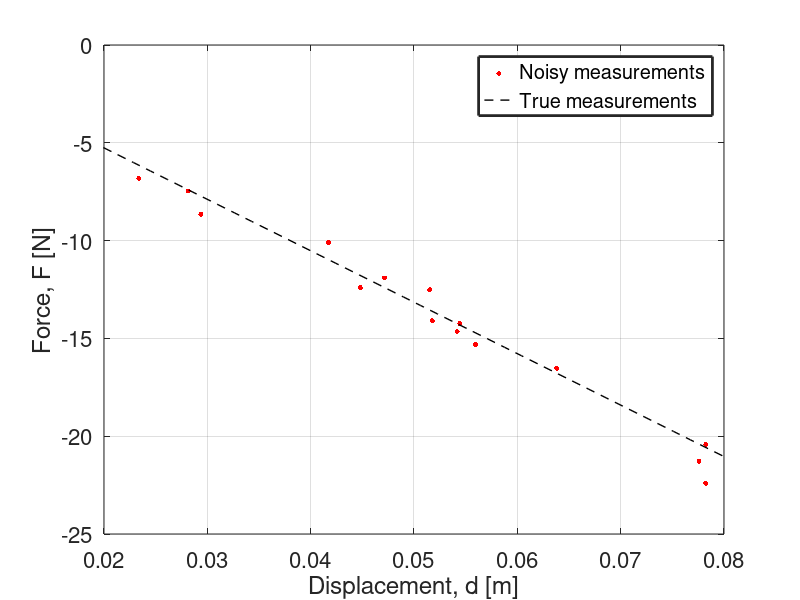

Reproduce this figure in MATLAB. (Note: this script raises an error after producing the figure.)
%% Toy problem: 1D Linear Static Spring-Mass system
%
%%%%%%%%%%%%%%%%%%%%%%%%%%%%%%%%%%%%%%%%%%%%%%%%%%%%%%%%%%%%%%%%%%%%%%%%%%%
% 
% Problem: We have a simple linear static spring-mass system whose spring 
% has a constant stiffness, k. With a known displacement, we want to
% estimate k using Online Bayesian Model Updating where we have
% measurements obtained at different time-steps.
%
% True value of k = 263 N/m 
% (This is the spring constant for those used in pens) 
%
% In this online Bayesian Model Updating problem,we assume we have a stream
% of measurements coming at every arbitrary time-step. This stream of
% consists of 15 inidividual measurements whereby one measurement is 
% obtained at each time-step. This code demonstrates not only the 
% Sequential Bayesian Model Updating with every time-step for each
% measurement, but also illustrates how the posterior for each epistemic
% parameter changes with increased measurements. 
%
% Here, Bayesian Model Updating is performed via SEMC sampler and the 
% results at each iteration will be compared against that of TMCMC sampler.
%
%%%%%%%%%%%%%%%%%%%%%%%%%%%%%%%%%%%%%%%%%%%%%%%%%%%%%%%%%%%%%%%%%%%%%%%%%%%

%% 1) Defining the variables:

Nmeasurements = 15;
displacement = unifrnd(0.02,0.08,Nmeasurements,1);        % displacement [m]
displacement = sort(displacement);                        % sort displacement in ascending order
stiffness = 263;                                          % True value of k [N/m] 

%% 2) Defining the model:

model = @(k,d) - k.*d;

noise_sd = 1;
measurements = model(stiffness,displacement) + noise_sd*randn(Nmeasurements ,1);

% To plot the measurements:
figure;
hold on; box on; grid on;
scatter(displacement, measurements, 13, 'r', 'filled')
disp = linspace(0.0,0.08,50);
plot(disp, model(stiffness,disp), 'k --', 'LineWidth', 1)
legend('Noisy measurements','True measurements','LineWidth',2)
xlim([0.02 0.08])
xlabel('Displacement, d [m]')
ylabel('Force, F [N]')
set(gca, 'Fontsize', 16)

%% Define the Prior distribution:

prior_k = @(x) unifpdf(x,1,1000);       % Defining the Prior distribution for k.
prior_sigma = @(x) unifpdf(x,1e-05,2);  % Defining the Prior distribution for sigma.
prior_pdf = @(x) prior_k(x(:,1)).*prior_sigma(x(:,2));

% To draw random samples from the Prior:
prior_rnd = @(N) [unifrnd(1,1000,N,1), unifrnd(1e-05,2,N,1)]; 

%% Define the likelihood function cell array
% This is to indicate measurements obtained separately at different
% time-step.

time_step = 15;

% To create array of Likelihood functions:
logL = cell(time_step,1);
for i = 1:time_step
    
logL{i} = @(x) - 0.5 .* (1./x(:,2)).^2 .*(measurements(i) - model(x(:,1),displacement(i)))' *...
                                         (measurements(i) - model(x(:,1),displacement(i))) -...
                                          log(sqrt(2*pi).*x(:,2)); 
end

%% Perform Online Sequential Bayesian Updating:

% Initialise:
Nsamples = 1000;
step_size = 2;

% Start SEMC sampler:
tic;
SEMC = SEMCsampler('nsamples',Nsamples,'loglikelihoods',logL,...
                   'priorpdf',prior_pdf,'priorrnd',prior_rnd,...
                   'burnin',0,'stepsize',step_size);
semc_allsamples = SEMC.allsamples;
timeSEMC = toc;
fprintf('Time elapsed is for the SEMC sampler: %f \n',timeSEMC)

%% Perform Offline Bayesian Updating via TMCMC:

for i = 1:time_step
    
fprintf('Commence Offline BMU iteration t = %d \n', i)

logl = @(x) - 0.5 .* (1./x(:,2)).^2 .*(measurements(1:i) - model(x(:,1),displacement(1:i)))' *...
                                      (measurements(1:i) - model(x(:,1),displacement(1:i))) -...
                                       size(measurements(1:i),1).*log(sqrt(2*pi).*x(:,2)); 
                                   
% Start TMCMC sampler:
tic;
TMCMC{i} = TMCMCsampler('nsamples',Nsamples,'loglikelihood',logl,...
                   'priorpdf',prior_pdf,'priorrnd',prior_rnd,...
                   'burnin',0);
tmcmc_allsamples(:,:,i) = TMCMC{i}.samples;
timeTMCMC(i) = toc;
fprintf('Time elapsed is for the TMCMC sampler: %f \n',timeTMCMC(i))                                  

end

%% Analysis of samples:

% Analysis of samples from SEMC sampler:
posterior_mean_semc = zeros(time_step,size(semc_allsamples,2));
posterior_std_semc = zeros(time_step,size(semc_allsamples,2));
posterior_bounds_k_semc = zeros(time_step,2);
posterior_bounds_sigma_semc = zeros(time_step,2);

for idx = 1:time_step
posterior_mean_semc(idx,1) = mean(semc_allsamples(:,1,idx+1));
posterior_mean_semc(idx,2) = mean(semc_allsamples(:,2,idx+1));

posterior_std_semc(idx,1) = std(semc_allsamples(:,1,idx+1));
posterior_std_semc(idx,2) = std(semc_allsamples(:,2,idx+1));

posterior_bounds_k_semc(idx,:) = prctile(semc_allsamples(:,1,idx+1), [5, 95]);
posterior_bounds_sigma_semc(idx,:) = prctile(semc_allsamples(:,2,idx+1), [5, 95]);
end
posterior_cov_semc = (posterior_std_semc./posterior_mean_semc).*100;

% Analysis of samples from SEMC sampler:
posterior_mean_tmcmc = zeros(time_step,size(tmcmc_allsamples,2));
posterior_std_tmcmc = zeros(time_step,size(tmcmc_allsamples,2));
posterior_bounds_k_tmcmc = zeros(time_step,2);
posterior_bounds_sigma_tmcmc = zeros(time_step,2);

for idx = 1:time_step
posterior_mean_tmcmc(idx,1) = mean(tmcmc_allsamples(:,1,idx));
posterior_mean_tmcmc(idx,2) = mean(tmcmc_allsamples(:,2,idx));

posterior_std_tmcmc(idx,1) = std(tmcmc_allsamples(:,1,idx));
posterior_std_tmcmc(idx,2) = std(tmcmc_allsamples(:,2,idx));

posterior_bounds_k_tmcmc(idx,:) = prctile(tmcmc_allsamples(:,1,idx), [5, 95]);
posterior_bounds_sigma_tmcmc(idx,:) = prctile(tmcmc_allsamples(:,2,idx), [5, 95]);
end
posterior_cov_tmcmc = (posterior_std_tmcmc./posterior_mean_tmcmc).*100;

%% Analysis of the model updating:

% Least squares estimation of k:
least_squares = abs(displacement\measurements);

% To plot the estimates of k and sigma wih the theoretical values:
figure;
subplot(1,2,1)
hold on; grid on; box on;
plot([0 size(posterior_mean_semc,1)+1], [stiffness stiffness], 'k--', 'linewidth', 1.5)
plot([0 size(posterior_mean_semc,1)+1], [least_squares least_squares], 'g--', 'linewidth', 1.5)
y_neg_a1 = abs(posterior_mean_tmcmc(:,1) - posterior_bounds_k_tmcmc(:,1)); % error in the negative y-direction
y_pos_a1 = abs(posterior_mean_tmcmc(:,1) - posterior_bounds_k_tmcmc(:,2)); % error in the positive y-direction
errorbar((1:size(posterior_mean_tmcmc,1))', posterior_mean_tmcmc(:,1), y_neg_a1, y_pos_a1, '-s','MarkerSize',5,...
    'MarkerEdgeColor','blue','MarkerFaceColor','blue', 'linewidth',1);
y_neg_a2 = abs(posterior_mean_semc(:,1) - posterior_bounds_k_semc(:,1)); % error in the negative y-direction
y_pos_a2 = abs(posterior_mean_semc(:,1) - posterior_bounds_k_semc(:,2)); % error in the positive y-direction
errorbar((1:size(posterior_mean_semc,1))', posterior_mean_semc(:,1), y_neg_a2, y_pos_a2, '-s','MarkerSize',5,...
    'MarkerEdgeColor','red','MarkerFaceColor','red', 'linewidth',1);
legend('True value', 'Least squares estimate', 'TMCMC estimated values', 'SEMC estimated values', 'linewidth', 2)
xlim([0 16])
xlabel('Iteration, j')
ylabel('Stiffness, k [N/m]')
set(gca, 'fontsize', 18)

subplot(1,2,2)
hold on; grid on; box on;
plot([0 size(posterior_mean_semc,1)+1], [noise_sd noise_sd], 'k--', 'linewidth', 1.5)
y_neg_b1 = abs(posterior_mean_tmcmc(:,2) - posterior_bounds_sigma_tmcmc(:,1)); % error in the negative y-direction
y_pos_b1 = abs(posterior_mean_tmcmc(:,2) - posterior_bounds_sigma_tmcmc(:,2)); % error in the positive y-direction
errorbar((1:size(posterior_mean_tmcmc,1))', posterior_mean_tmcmc(:,2), y_neg_b1, y_pos_b1, '-s','MarkerSize',5,...
    'MarkerEdgeColor','blue','MarkerFaceColor','blue', 'linewidth',1);
y_neg_b2 = abs(posterior_mean_semc(:,2) - posterior_bounds_sigma_semc(:,1)); % error in the negative y-direction
y_pos_b2 = abs(posterior_mean_semc(:,2) - posterior_bounds_sigma_semc(:,2)); % error in the positive y-direction
errorbar((1:size(posterior_mean_semc,1))', posterior_mean_semc(:,2), y_neg_b2, y_pos_b2, '-s','MarkerSize',5,...
    'MarkerEdgeColor','red','MarkerFaceColor','red', 'linewidth',1);
legend('True value', 'TMCMC estimated values', 'SEMC estimated values','linewidth', 2)
xlim([0 16])
xlabel('Iteration, j')
ylabel('Noise standard deviation, \sigma [N]')
set(gca, 'fontsize', 18)

%% Model Update

figure;
subplot(1,2,1)
hold on; box on; grid on;
for i = 1:size(tmcmc_allsamples,1)
plot(disp, model(tmcmc_allsamples(i,1,end),disp),'color','#C0C0C0', 'LineWidth', 1)
end
legend('TMCMC samples','Linewidth', 2)
plot(disp, model(stiffness,disp), 'k --', 'LineWidth', 1, 'DisplayName', 'True measurements')
plot(disp, model(least_squares,disp), 'c --', 'LineWidth', 1, 'DisplayName', 'Least-squares estimate')
plot(disp, model(posterior_mean_tmcmc(15,1),disp), 'b', 'LineWidth', 1, 'DisplayName', 'TMCMC mean estimate')
plot(disp, model(posterior_bounds_k_tmcmc(15,1),disp), 'm', 'LineWidth', 1, 'DisplayName', '5^{th} percentile')
plot(disp, model(posterior_bounds_k_tmcmc(15,2),disp), 'm', 'LineWidth', 1, 'DisplayName', '95^{th} percentile')
scatter(displacement, measurements, 13, 'r', 'filled', 'DisplayName', 'Noisy measurements')
xlim([0 0.08])
xlabel('Displacement, d [m]')
ylabel('Force, F [N]')
set(gca, 'Fontsize', 16)

subplot(1,2,2)
hold on; box on; grid on;
for i = 1:size(semc_allsamples,1)
plot(disp, model(semc_allsamples(i,1,end),disp),'color','#C0C0C0', 'LineWidth', 1)
end
legend('SEMC samples','Linewidth', 2)
plot(disp, model(stiffness,disp), 'k --', 'LineWidth', 1, 'DisplayName', 'True measurements')
plot(disp, model(least_squares,disp), 'c --', 'LineWidth', 1, 'DisplayName', 'Least-squares estimate')
plot(disp, model(posterior_mean_semc(15,1),disp), 'b', 'LineWidth', 1, 'DisplayName', 'SEMC mean estimate')
plot(disp, model(posterior_bounds_k_semc(15,1),disp), 'm', 'LineWidth', 1, 'DisplayName', '5^{th} percentile')
plot(disp, model(posterior_bounds_k_semc(15,2),disp), 'm', 'LineWidth', 1, 'DisplayName', '95^{th} percentile')
scatter(displacement, measurements, 13, 'r', 'filled', 'DisplayName', 'Noisy measurements')
xlim([0 0.08])
xlabel('Displacement, d [m]')
ylabel('Force, F [N]')
set(gca, 'Fontsize', 16)

%% SEMC Statistics

dim = size(semc_allsamples,2); % dimensionality of the problem
target_accept = 0.23 + (0.21./dim);

% Plot the acceptance rate values across iterations:
figure;
hold on; box on; grid on;
plot([1 size(semc_allsamples,3)],[target_accept target_accept] , 'c','linewidth', 1.5)
plot([1 size(semc_allsamples,3)],[0.15 0.15] , 'k','linewidth', 1.5)
plot((1:size(semc_allsamples,3)-1)', SEMC.acceptance, '--rs', 'MarkerFaceColor','r','linewidth', 1.5)
plot([1 size(semc_allsamples,3)],[0.5 0.5] , 'k','linewidth', 1.5)
legend('Target acceptance rate', 'Optimum acceptance limits', 'SEMC acceptance rates', 'linewidth', 2)
title('Plot of Acceptance rates')
xlabel('Iteration number, j')
ylabel('Acceptance rate')
xlim([1 16])
ylim([0.1 0.8])
set(gca, 'fontsize', 18)

%% Save the data:

save('example_LinearStatic_SEMC_m');
